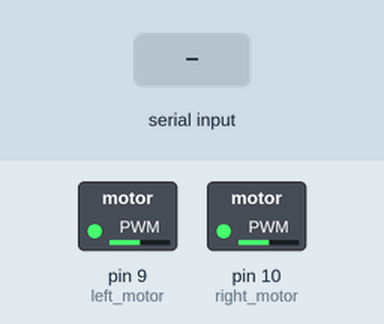
This sketch was run on a simulated Arduino Uno, built with avr-gcc and run on an emulated ATmega328P. On the bench: switched loads named in the sketch (green lamp = pin HIGH). The inputs (shaded band) are chosen by the test bench.

Above: at 1.2 s.
1.3 s: "1,90,45\n" received over Serial
At 2.0 s:
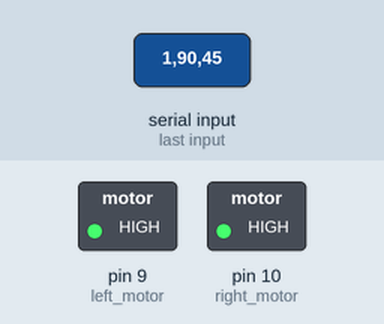
Timing chart, 0 to 4.3 s (numbered marks = the images above; inputs shaded):
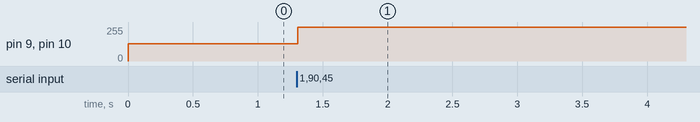

Measured:
- after the input at 1.3 s, pin 9 (left_motor), pin 10 (right_motor): 128/255 → 255/255 at once

The sketch:

lane_follower_firmware.ino
```cpp
/*
Components used:-
Motor Drive == Cytron SmartDriveDuo-30 MDDS30
Microcontroller == Arduino UNO
*/

/*
Motor Driver Setting:
SW1 = 1  ---=> PWM INPUT MODE
SW2 = 0  ---

SW3 = 1  ---=> INDEPENDENT BOTH
SW4 = 1  ---

SW5 = 0  ---=> EXPONENTIAL MODE OFF

SW6 = 0  ---=> LOCKED ANTIPHASE
*/


#define left_motor  9
#define right_motor 10

#define L 0.3  //Distance between two wheels(in meters)
#define R 0.13 //Wheel radius(in meters)

int convert_vel_to_pwm(float vel){
  /*
  Converts velocity to PWM for Locked Antiphase mode
  FOR LOCKED ANTIPHASE

  INPUT:-
  vel        Velocity calculated from kinematic equation

  OUTPUT:-
  pwm_val    PWM Value to be set to motor
  */

  //Map velocity to range -125 to 125
  int mapped_vel = map(vel,-1,1,125,-125);

  //Output PWM
  int pwm_val = 128 + mapped_vel;

  return pwm_val;
}

void setup() {
  Serial.begin(9600);
  //Set Motor pins to Output
  pinMode(left_motor,OUTPUT);
  pinMode(right_motor,OUTPUT);

  //Set motor to Zero
  analogWrite(left_motor,128);
  analogWrite(right_motor,128);
}

void loop() {
  if(Serial.available()>0){
    // Read the incoming string until a newline character is received
    String data = Serial.readStringUntil('\n');
    int commaIndex = data.indexOf(',');

    if (commaIndex == -1 || data.length() < 7)return;
    // Extract the substring before the comma as a linear velocity
    String linearVelocityString = data.substring(0, commaIndex);
    float v = linearVelocityString.toFloat();

    // Extract the substring after the comma as an angular velocity
    String angularVelocityString = data.substring(commaIndex + 1);
    float w = angularVelocityString.toFloat();

    float right_vel = (2*v - w*L)/(2*R);
    float left_vel = (2*v + w*L)/(2*R);

    analogWrite(left_motor,convert_vel_to_pwm(left_vel));
    analogWrite(right_motor,convert_vel_to_pwm(right_vel));
  }

}
```
